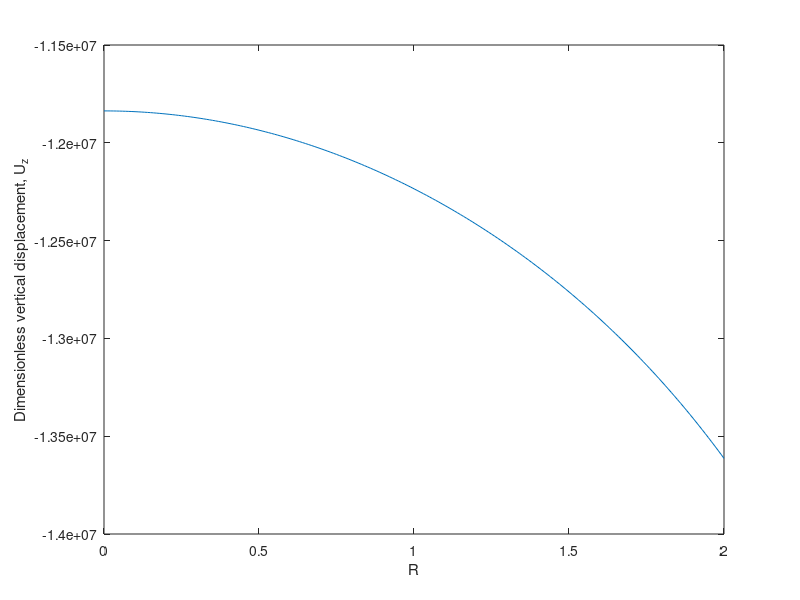

MATLAB code for this plot:
R=[0:0.01:2];
Z=1.0;
nu=0.34;gamma=3.2453;beta=2.9247;H=0.8;
delta=3-4.*nu;
A=delta+(1./delta);
B=4./delta;
C=(((delta-1).^2)./delta)+(delta./(delta+1).^2)+1;
I1=delta.*(Z.^2./2.*(Z.^2+R.^2).^(3/2)+(1-nu)./(Z.^2+R.^2).^(1/2));
A1=Z+2.*H;
I2=3.*delta.*B.*H.^2.*Z.*A1.*(2.*A1.^2-3.*R.^2)./2.*(A1.^2+R.^2).^(7/2)+....
H.*((Z-H)+delta.*(1-nu).*B.*H).*(2.*A1.^2-R.^2)./(A1.^2+R.^2).^(5/2)-....
(Z.*(1-delta.*A)-4.*H.*(1-nu)).*A1./2.*(A1.^2+R.^2).^(3/2)-....
delta.*(1-nu).*(1-A)./(A1.^2+R.^2).^(1/2);
A2=Z+4.*H;
I3=3.*B.*H.^3.*(Z-H).*(8.*A2.^4-24.*A2.^2.*R.^2+3.*R.^4)./(A2.^2+R.^2).^(9/2)+....
3.*(4.*(1-nu).*H-Z).*B.*H.^2.*A2.*(2.*A2.^2-3.*R.^2)./2.*(A2.^2+R.^2).^(7/2)+....
H.*(A.*(Z-H)-delta.*(1-nu).*B.*H).*(2.*A2.^2-R.^2)./(A2.^2+R.^2).^(5/2)+...
(4.*H.*(1-nu)-Z).*A.*A2./2.*(A2.^2+R.^2).^(3/2);
I4=delta.*(1-nu).*A./(A2.^2+R.^2).^(1/2);
A3=Z+gamma.*H;
I5=delta.*(3.*beta.*H.^2.*Z.*A3.*(2.*A3.^2-3.*R.^2)./2.*(A3.^2+R.^2).^(7/2)+....
(1-nu).*beta.*H.^2.*(2.*A3.^2-R.^2)./(A3.^2+R.^2).^(5/2)+....
C.*Z.*A3./2.*(A3.^2+R.^2).^(3/2)-C.*(1-nu)./(A3.^2+R.^2).^(1/2));
A4=Z+(gamma+2).*H;
I6=3.*beta.*H.^3.*(Z-H).*(8.*A4.^4-24.*A4.^2.*R.^2+3.*R.^4)./(A4.^2+R.^2).^(9/2)+....
3.*(4.*(1-nu).*H-Z).*beta.*H.^2.*A4.*(2.*A4.^2-3.*R.^2)./2.*(A4.^2+R.^2).^(7/2)+....
H.*(C.*(Z-H)-delta.*(1-nu).*beta.*H).*(2.*A4.^2-R.^2)./(A4.^2+R.^2).^(5/2)+...
(4.*H.*(1-nu)-Z).*C.*A4./2.*(A4.^2+R.^2).^(3/2)-...
delta.*(1-nu).*C./(A4.^2+R.^2).^(1/2);
A5=2.*H-Z;
I7=H.*(Z-H).*(2.*A5.^2-R.^2)./(A5.^2+R.^2).^(5/2)-....
(4.*H.*(1-nu)-Z).*A5./2.*(A5.^2+R.^2).^(3/2)-....
delta.*(1-nu)./(A5.^2+R.^2).^(1/2);
A6=4.*H-Z;
I8=3.*B.*H.^3.*(Z-H).*(8.*A6.^4-24.*A6.^2.*R.^2+3.*R.^4)./(A6.^2+R.^2).^(9/2)-....
3.*(4.*(1-nu).*H-Z).*B.*H.^2.*A6.*(2.*A6.^2-3.*R.^2)./2.*(A6.^2+R.^2).^(7/2)+....
H.*(A.*(Z-H)-delta.*(1-nu).*B.*H).*(2.*A6.^2-R.^2)./(A6.^2+R.^2).^(5/2)+...
(Z.*(A-delta)-4.*H.*(1-nu).*A).*A6./2.*(A6.^2+R.^2).^(3/2)+...
delta.*(1-nu).*(1-A)./(A6.^2+R.^2).^(1/2);
A7=6.*H-Z;
I9=delta.*(3.*B.*H.^2.*Z.*A7.*(2.*A7.^2-3.*R.^2)./2.*(A7.^2+R.^2).^(7/2)-....
(1-nu).*B.*H.^2.*(2.*A7.^2-R.^2)./(A7.^2+R.^2).^(5/2)-....
A.*Z.*A7./2.*(A7.^2+R.^2).^(3/2)-A.*(1-nu)./(A7.^2+R.^2).^(1/2));
A8=(gamma+4).*H-Z;
I10=delta.*(3.*beta.*H.^2.*Z.*A8.*(2.*A8.^2-3.*R.^2)./2.*(A8.^2+R.^2).^(7/2)-....
(1-nu).*beta.*H.^2.*(2.*A8.^2-R.^2)./(A8.^2+R.^2).^(5/2)+....
C.*Z.*A8./2.*(A8.^2+R.^2).^(3/2)-C.*(1-nu)./(A8.^2+R.^2).^(1/2));
A9=(gamma+2).*H-Z;
I11=3.*beta.*H.^3.*(Z-H).*(8.*A9.^4-24.*A9.^2.*R.^2+3.*R.^4)./(A9.^2+R.^2).^(9/2)-....
3.*(4.*(1-nu).*H-Z).*beta.*H.^2.*A9.*(2.*A9.^2-3.*R.^2)./2.*(A9.^2+R.^2).^(7/2)+....
C.*H.*(Z-H).*(2.*A9.^2-R.^2)./(A9.^2+R.^2).^(5/2)-...
(4.*H.*(1-nu)-Z).*C.*A9./2.*(A9.^2+R.^2).^(3/2)-...
delta.*(1-nu).*C./(A9.^2+R.^2).^(1/2);
u=(I1-I2+I3-I4+I5-I6+I7-I8-I9+I10+I11)./2;
Uz=real(u);
XX=[R;Uz];
fid=fopen('F8.txt','wt');
fprintf(fid,'%-10.6f %-10.6f \n',XX);
fclose(fid);
% subplot(3,2,1)
%       plot(X,SIGMA11)
%      hold on
% plot(X,SIGMA12)
% hold on
% subplot(3,2,2)
   plot(R,Uz)
   xlabel('R'); ylabel('Dimensionless vertical displacement, U_z');
    hold on
